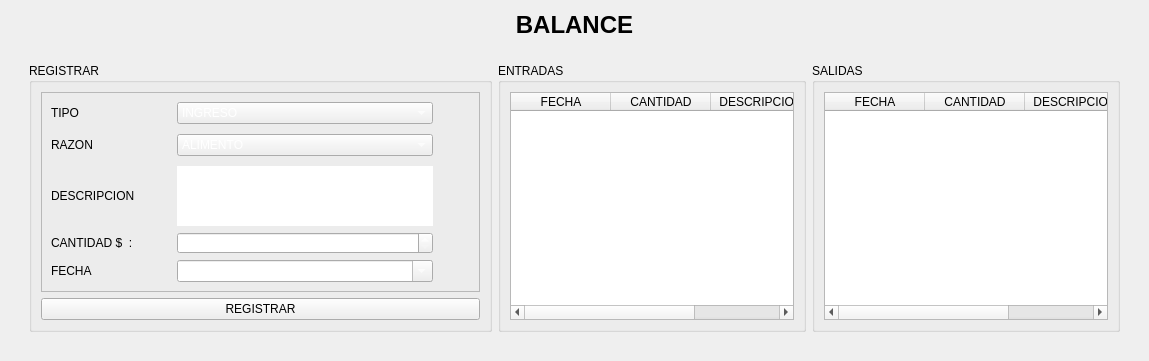
      <widget class="QWidget" name="tab_4">
       <attribute name="icon">
        <iconset resource="fondo.qrc">
         <normaloff>:/iconos/Imagenes/coinOff.png</normaloff>
         <normalon>:/iconos/Imagenes/coin.png</normalon>:/iconos/Imagenes/coinOff.png</iconset>
       </attribute>
       <attribute name="title">
        <string>GASTOS</string>
       </attribute>
       <layout class="QVBoxLayout" name="verticalLayout_16">
        <item>
         <widget class="QLabel" name="label_30">
          <property name="sizePolicy">
           <sizepolicy hsizetype="Preferred" vsizetype="Fixed">
            <horstretch>0</horstretch>
            <verstretch>0</verstretch>
           </sizepolicy>
          </property>
          <property name="text">
           <string>&lt;html&gt;&lt;head/&gt;&lt;body&gt;&lt;p align=&quot;center&quot;&gt;&lt;span style=&quot; font-size:18pt; font-weight:600;&quot;&gt;BALANCE&lt;/span&gt;&lt;/p&gt;&lt;/body&gt;&lt;/html&gt;</string>
          </property>
         </widget>
        </item>
        <item>
         <widget class="QFrame" name="frame_37">
          <property name="styleSheet">
           <string notr="true">#frame_37{
border:none;}</string>
          </property>
          <property name="frameShape">
           <enum>QFrame::StyledPanel</enum>
          </property>
          <property name="frameShadow">
           <enum>QFrame::Raised</enum>
          </property>
          <layout class="QVBoxLayout" name="verticalLayout_33">
           <item>
            <widget class="QFrame" name="frame_36">
             <property name="styleSheet">
              <string notr="true">#frame_36{
border:none;}</string>
             </property>
             <property name="frameShape">
              <enum>QFrame::StyledPanel</enum>
             </property>
             <property name="frameShadow">
              <enum>QFrame::Raised</enum>
             </property>
             <layout class="QGridLayout" name="gridLayout_4">
              <item row="0" column="1">
               <widget class="QGroupBox" name="groupBox_5">
                <property name="minimumSize">
                 <size>
                  <width>308</width>
                  <height>0</height>
                 </size>
                </property>
                <property name="title">
                 <string>ENTRADAS</string>
                </property>
                <layout class="QHBoxLayout" name="horizontalLayout_20">
                 <item>
                  <widget class="QTableWidget" name="tableentradas">
                   <column>
                    <property name="text">
                     <string>FECHA</string>
                    </property>
                   </column>
                   <column>
                    <property name="text">
                     <string>CANTIDAD</string>
                    </property>
                   </column>
                   <column>
                    <property name="text">
                     <string>DESCRIPCION</string>
                    </property>
                   </column>
                  </widget>
                 </item>
                </layout>
               </widget>
              </item>
              <item row="0" column="2">
               <widget class="QGroupBox" name="groupBox_6">
                <property name="minimumSize">
                 <size>
                  <width>308</width>
                  <height>0</height>
                 </size>
                </property>
                <property name="title">
                 <string>SALIDAS</string>
                </property>
                <layout class="QHBoxLayout" name="horizontalLayout_21">
                 <item>
                  <widget class="QTableWidget" name="tablesalidas">
                   <column>
                    <property name="text">
                     <string>FECHA</string>
                    </property>
                   </column>
                   <column>
                    <property name="text">
                     <string>CANTIDAD</string>
                    </property>
                   </column>
                   <column>
                    <property name="text">
                     <string>DESCRIPCION</string>
                    </property>
                   </column>
                  </widget>
                 </item>
                </layout>
               </widget>
              </item>
              <item row="0" column="0">
               <widget class="QGroupBox" name="groupBox_13">
                <property name="styleSheet">
                 <string notr="true"/>
                </property>
                <property name="title">
                 <string>REGISTRAR</string>
                </property>
                <layout class="QVBoxLayout" name="verticalLayout_34">
                 <item>
                  <widget class="QFrame" name="frame_39">
                   <property name="styleSheet">
                    <string notr="true"/>
                   </property>
                   <property name="frameShape">
                    <enum>QFrame::StyledPanel</enum>
                   </property>
                   <property name="frameShadow">
                    <enum>QFrame::Raised</enum>
                   </property>
                   <layout class="QGridLayout" name="gridLayout_5">
                    <item row="3" column="1">
                     <widget class="QTextEdit" name="textEdit">
                      <property name="sizePolicy">
                       <sizepolicy hsizetype="Expanding" vsizetype="Fixed">
                        <horstretch>0</horstretch>
                        <verstretch>0</verstretch>
                       </sizepolicy>
                      </property>
                      <property name="maximumSize">
                       <size>
                        <width>16777215</width>
                        <height>60</height>
                       </size>
                      </property>
                      <property name="styleSheet">
                       <string notr="true">border:1px solid white;
color:white;</string>
                      </property>
                      <property name="html">
                       <string>&lt;!DOCTYPE HTML PUBLIC &quot;-//W3C//DTD HTML 4.0//EN&quot; &quot;http://www.w3.org/TR/REC-html40/strict.dtd&quot;&gt;
&lt;html&gt;&lt;head&gt;&lt;meta name=&quot;qrichtext&quot; content=&quot;1&quot; /&gt;&lt;style type=&quot;text/css&quot;&gt;
p, li { white-space: pre-wrap; }
&lt;/style&gt;&lt;/head&gt;&lt;body style=&quot; font-family:'Tw Cen MT Condensed'; font-size:18px; font-weight:400; font-style:normal;&quot;&gt;
&lt;p align=&quot;justify&quot; style=&quot;-qt-paragraph-type:empty; margin-top:0px; margin-bottom:0px; margin-left:0px; margin-right:0px; -qt-block-indent:0; text-indent:0px;&quot;&gt;&lt;br /&gt;&lt;/p&gt;&lt;/body&gt;&lt;/html&gt;</string>
                      </property>
                      <property name="placeholderText">
                       <string>Descripcion del ingreso o egreso</string>
                      </property>
                     </widget>
                    </item>
                    <item row="2" column="0">
                     <widget class="QLabel" name="label_35">
                      <property name="text">
                       <string>RAZON</string>
                      </property>
                     </widget>
                    </item>
                    <item row="4" column="1">
                     <widget class="QDoubleSpinBox" name="doubleSpinBox_4">
                      <property name="cursor">
                       <cursorShape>PointingHandCursor</cursorShape>
                      </property>
                      <property name="styleSheet">
                       <string notr="true">color:white;</string>
                      </property>
                      <property name="locale">
                       <locale language="Spanish" country="Colombia"/>
                      </property>
                      <property name="maximum">
                       <double>999999999.000000000000000</double>
                      </property>
                     </widget>
                    </item>
                    <item row="2" column="1">
                     <widget class="QComboBox" name="comboBox_4">
                      <property name="cursor">
                       <cursorShape>PointingHandCursor</cursorShape>
                      </property>
                      <property name="styleSheet">
                       <string notr="true">color:white;</string>
                      </property>
                      <property name="duplicatesEnabled">
                       <bool>false</bool>
                      </property>
                      <item>
                       <property name="text">
                        <string>ALIMENTO</string>
                       </property>
                      </item>
                      <item>
                       <property name="text">
                        <string>MEDICAMENTO</string>
                       </property>
                      </item>
                     </widget>
                    </item>
                    <item row="1" column="1">
                     <widget class="QComboBox" name="comboBox_3">
                      <property name="cursor">
                       <cursorShape>PointingHandCursor</cursorShape>
                      </property>
                      <property name="styleSheet">
                       <string notr="true">color:white;</string>
                      </property>
                      <item>
                       <property name="text">
                        <string>INGRESO</string>
                       </property>
                      </item>
                      <item>
                       <property name="text">
                        <string>SALIDA</string>
                       </property>
                      </item>
                     </widget>
                    </item>
                    <item row="6" column="0">
                     <widget class="QLabel" name="label_34">
                      <property name="text">
                       <string>FECHA </string>
                      </property>
                     </widget>
                    </item>
                    <item row="6" column="1">
                     <widget class="QDateEdit" name="dateEdit">
                      <property name="cursor">
                       <cursorShape>PointingHandCursor</cursorShape>
                      </property>
                      <property name="styleSheet">
                       <string notr="true">QDateTimeEdit{
color:white;}</string>
                      </property>
                      <property name="calendarPopup">
                       <bool>true</bool>
                      </property>
                     </widget>
                    </item>
                    <item row="1" column="0">
                     <widget class="QLabel" name="label_33">
                      <property name="text">
                       <string>TIPO</string>
                      </property>
                     </widget>
                    </item>
                    <item row="2" column="2">
                     <widget class="QToolButton" name="toolButton">
                      <property name="sizePolicy">
                       <sizepolicy hsizetype="Fixed" vsizetype="Fixed">
                        <horstretch>0</horstretch>
                        <verstretch>0</verstretch>
                       </sizepolicy>
                      </property>
                      <property name="minimumSize">
                       <size>
                        <width>22</width>
                        <height>22</height>
                       </size>
                      </property>
                      <property name="cursor">
                       <cursorShape>PointingHandCursor</cursorShape>
                      </property>
                      <property name="layoutDirection">
                       <enum>Qt::LeftToRight</enum>
                      </property>
                      <property name="styleSheet">
                       <string notr="true">bordert-radius:12px;</string>
                      </property>
                      <property name="text">
                       <string/>
                      </property>
                      <property name="icon">
                       <iconset resource="fondo.qrc">
                        <normaloff>:/iconos/Imagenes/signs.png</normaloff>:/iconos/Imagenes/signs.png</iconset>
                      </property>
                      <property name="iconSize">
                       <size>
                        <width>23</width>
                        <height>23</height>
                       </size>
                      </property>
                      <property name="checkable">
                       <bool>false</bool>
                      </property>
                      <property name="checked">
                       <bool>false</bool>
                      </property>
                      <property name="autoRepeat">
                       <bool>false</bool>
                      </property>
                      <property name="popupMode">
                       <enum>QToolButton::DelayedPopup</enum>
                      </property>
                      <property name="toolButtonStyle">
                       <enum>Qt::ToolButtonFollowStyle</enum>
                      </property>
                      <property name="autoRaise">
                       <bool>true</bool>
                      </property>
                      <property name="arrowType">
                       <enum>Qt::NoArrow</enum>
                      </property>
                     </widget>
                    </item>
                    <item row="3" column="0">
                     <widget class="QLabel" name="label_31">
                      <property name="text">
                       <string>DESCRIPCION</string>
                      </property>
                     </widget>
                    </item>
                    <item row="4" column="0">
                     <widget class="QLabel" name="label_32">
                      <property name="minimumSize">
                       <size>
                        <width>120</width>
                        <height>0</height>
                       </size>
                      </property>
                      <property name="text">
                       <string>CANTIDAD $  :</string>
                      </property>
                     </widget>
                    </item>
                   </layout>
                  </widget>
                 </item>
                 <item>
                  <widget class="QPushButton" name="pushButton_12">
                   <property name="cursor">
                    <cursorShape>PointingHandCursor</cursorShape>
                   </property>
                   <property name="text">
                    <string>REGISTRAR</string>
                   </property>
                  </widget>
                 </item>
                </layout>
               </widget>
              </item>
             </layout>
            </widget>
           </item>
          </layout>
         </widget>
        </item>
       </layout>
      </widget>
